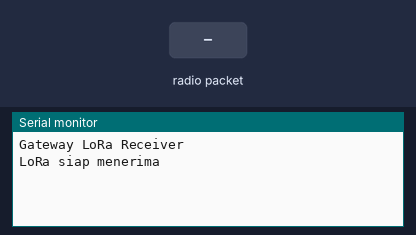
Simulated run of this sketch. Board: Arduino Uno, built with avr-gcc and run on an emulated ATmega328P. On the bench: the last lines printed to the serial monitor. The test bench sets the inputs (shaded band). No radio packets arrive unless stated.

Above: at 1.2 s.
1.3 s: radio packet "1" arrives
At 1.8 s:
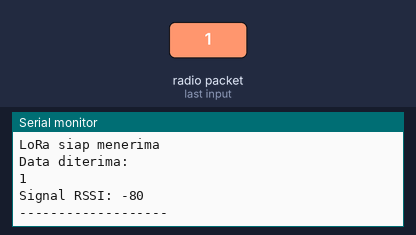
2.8 s: radio packet "0" arrives
At 4.0 s:
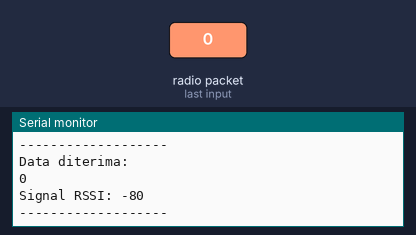
4.3 s: radio packet "2" arrives
At 5.2 s:
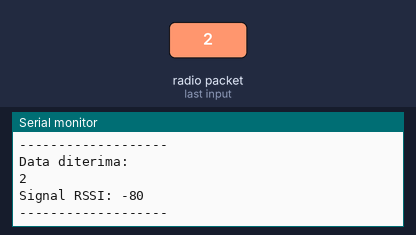

The sketch:

penerima.ino
```cpp
#include <SPI.h>
#include <LoRa.h>

#define SS 5
#define RST 14
#define DIO0 26

void setup() {

  Serial.begin(115200);
  Serial.println("Gateway LoRa Receiver");

  LoRa.setPins(SS, RST, DIO0);

  if (!LoRa.begin(433E6)) {
    Serial.println("LoRa gagal start");
    while (1);
  }

  Serial.println("LoRa siap menerima");
}

void loop() {

  int packetSize = LoRa.parsePacket();

  if (packetSize) {

    String data = "";

    while (LoRa.available()) {
      data += (char)LoRa.read();
    }

    Serial.println("Data diterima:");
    Serial.println(data);

    int rssi = LoRa.packetRssi();

    Serial.print("Signal RSSI: ");
    Serial.println(rssi);

    Serial.println("-------------------");
  }
}
```

Measured:
- after the input at 1.3 s, the serial monitor: prints a new line at once (image 1)
- after the input at 2.8 s, the serial monitor: prints a new line at once (image 2)
- after the input at 4.3 s, the serial monitor: prints a new line at once (image 3)
